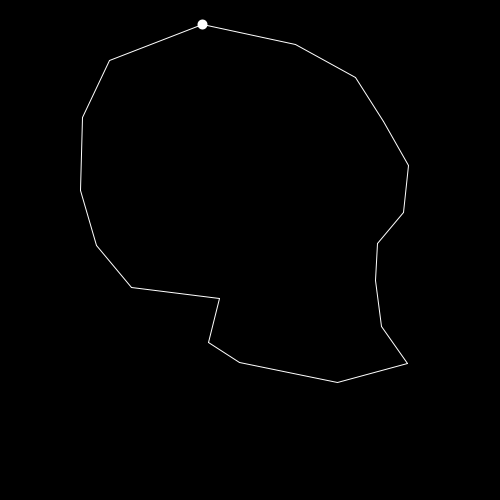
Frame 1 (no input)
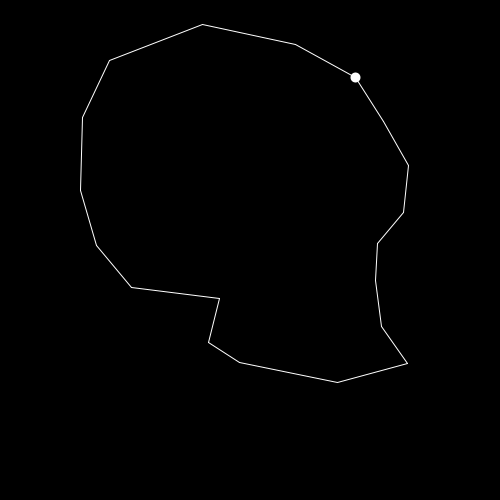
Frame 60 (the mouse pressed at the canvas centre just before this capture)
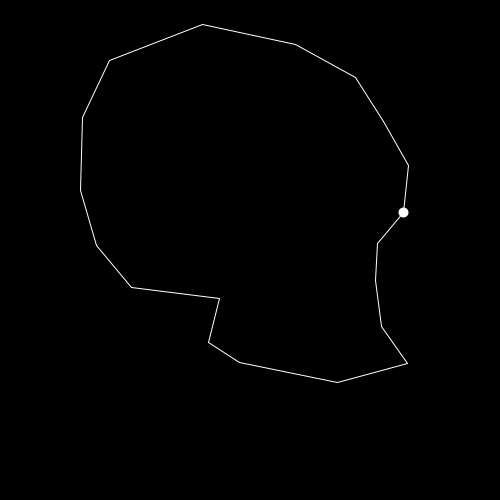
Frame 120 (the mouse held since frame 60 and released just before this capture)

The Processing sketch that drew these frames (run headless with seeded random() and noise(); from frame 60 on, the mouse is pressed at the canvas centre):

// Processing sketch: dot_moving_along_path
// ── dot_moving_along_path.pde
int x=0;
int y=0;
int x1 = 0;
int y1 = 0;
int x2 = 0;
int y2 = 0;
int i = 0;
int [] pieces = {202, 24, 295, 44, 355, 77, 383, 121, 408, 165, 403, 212, 377, 243, 375, 280, 381, 326, 407, 363, 337, 382, 239, 362, 208, 342, 219, 298, 131, 287, 96, 245, 80, 190, 82, 117, 109, 60};

void setup() {
size(500, 500);


}


void draw() {
background(0);
int size2 = pieces.length & ~1; 

// Dots
if (i <= size2) {
if (i == size2) {
i = 0;
}
x = int(pieces[i]);
y = int(pieces[i +1]);
     }
strokeWeight(10);
frameRate(10);
stroke(255);
point(x, y);
i += 2;


// Lines
for (int n = 0; n < size2; n +=2) {
/*if (n >= size2 - 2) {
noLoop();
}*/

if (n < size2) {
x1 = int(pieces[n]);
y1 = int(pieces[n +1]);
}

if(n < size2 - 3) {            
  x2 = int(pieces[n + 2]); 
  y2 = int(pieces[n + 3]);; 
  } 
if (n == size2 - 2) {
    x2 = int(pieces[0]);
    y2 = int(pieces[1]);
  }
  
strokeWeight(1);
stroke(255);
line(x1, y1, x2, y2); 

}



}
